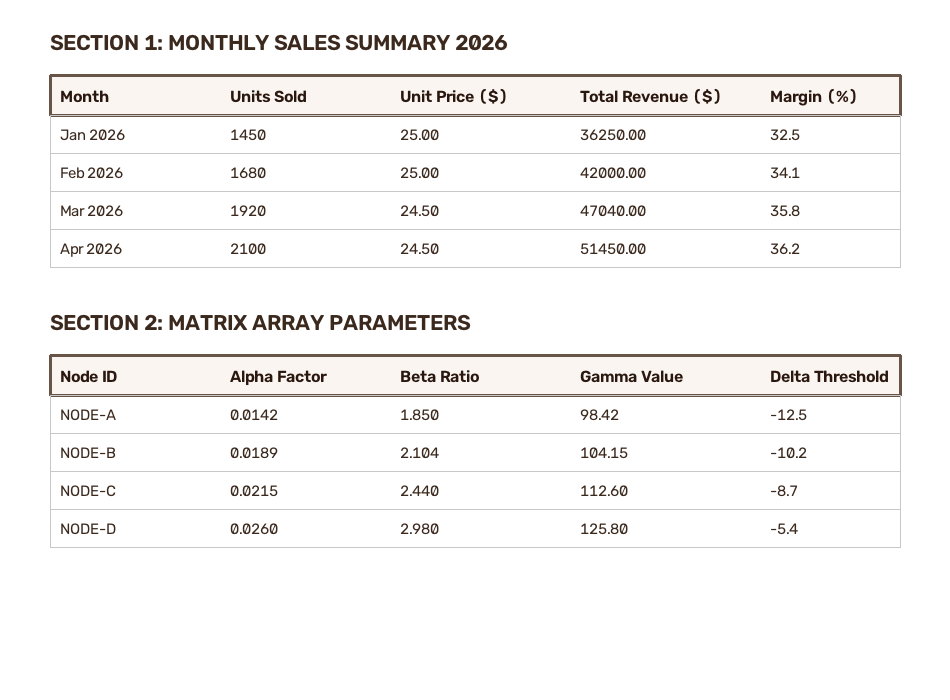
#> input picture sample_images/sample_financial_table.png, 950 x 700 px
$ python -i ocr_engine.py   (imports and definitions only)
#> lines starting #> are read from the running program, lines starting #| are printed output that depends on the picture; after the words box and inside, x2 and y2 are one past the last pixel; in counts of white or black regions, pixels touching at a corner belong together
import re
import cv2
import numpy as np
from typing import List, Dict, Any, Optional, Tuple

# ---------------------------------------------------------------------------
#  MNIST CNN Classifier Integration
#  The CNN runs first on each single-digit cell crop.
#  EasyOCR is used as a fallback when CNN confidence is low.
_CNN_FUNCS = None

# [9 lines left out: function _get_cnn_classifier, not called in this run]

# CNN confidence threshold: above this, accept CNN result immediately.
# Below this, run TTA (test-time augmentation) for a more robust vote.
_CNN_CONFIDENCE_THRESHOLD = 0.55

# Minimum TTA confidence to accept TTA result.
# With 5-crop majority voting, even 0.30 is reliable.
_CNN_TTA_THRESHOLD = 0.30

# Maximum grid dimensions — reject grids larger than this as noise
# (e.g., complex documents with many ruled lines)
_MAX_GRID_ROWS = 20
_MAX_GRID_COLS = 20

_EASYOCR_READER = None

# [81 lines left out: functions get_ocr_reader, clean_and_normalize_ocr_text, not called in this run]


# ---------------------------------------------------------------------------
#  Grid Cell Box Geometry Detection — Line-Based Primary Method
# ---------------------------------------------------------------------------

def _detect_grid_lines(gray: np.ndarray) -> Tuple[List[int], List[int]]:
    """
    Detects horizontal and vertical grid lines using CLAHE contrast enhancement,
    adaptive thresholding, and morphological operations.
    Filters out handwritten text strokes while capturing structural table grid lines.
    """
    h, w = gray.shape

    # CLAHE contrast enhancement + Adaptive Thresholding
    clahe = cv2.createCLAHE(clipLimit=2.5, tileGridSize=(8, 8))
    enhanced = clahe.apply(gray)
    blur = cv2.GaussianBlur(enhanced, (3, 3), 0)
    thresh = cv2.adaptiveThreshold(
        blur, 255, cv2.ADAPTIVE_THRESH_GAUSSIAN_C, cv2.THRESH_BINARY_INV, 15, 4
    )

    # --- Detect horizontal lines ---
    # Kernel wider than tall to isolate horizontal table lines (ignore short handwriting top strokes)
    h_kernel_len = max(w // 15, 30)
    h_kernel = cv2.getStructuringElement(cv2.MORPH_RECT, (h_kernel_len, 1))
    h_lines = cv2.morphologyEx(thresh, cv2.MORPH_OPEN, h_kernel, iterations=1)

    # Find Y positions of horizontal lines by projecting onto Y axis (require >= 20% of width)
    h_proj = np.sum(h_lines, axis=1)
    h_threshold = w * 0.20 * 255
    h_positions = []
    in_line = False
    line_start = 0
    for y_pos in range(len(h_proj)):
        if h_proj[y_pos] > h_threshold:
            if not in_line:
                line_start = y_pos
                in_line = True
        else:
            if in_line:
                h_positions.append((line_start + y_pos) // 2)
                in_line = False
    if in_line:
        h_positions.append((line_start + len(h_proj) - 1) // 2)

    # --- Detect vertical lines ---
    # Kernel taller than wide to isolate structural vertical cell walls (ignore 15-25px digit strokes)
    v_kernel_len = max(h // 5, 25)
    v_kernel = cv2.getStructuringElement(cv2.MORPH_RECT, (1, v_kernel_len))
    v_lines = cv2.morphologyEx(thresh, cv2.MORPH_OPEN, v_kernel, iterations=1)

    # Find X positions by projecting onto X axis (require >= 25% of height)
    v_proj = np.sum(v_lines, axis=0)
    v_threshold = h * 0.25 * 255
    v_positions = []
    in_line = False
    line_start = 0
    for x_pos in range(len(v_proj)):
        if v_proj[x_pos] > v_threshold:
            if not in_line:
                line_start = x_pos
                in_line = True
        else:
            if in_line:
                v_positions.append((line_start + x_pos) // 2)
                in_line = False
    if in_line:
        v_positions.append((line_start + len(v_proj) - 1) // 2)

    # Add image boundary positions (top 2, bottom h-3, left 2, right w-3) if table touches edges
    if h_positions:
        if h_positions[0] > max(15, h * 0.15):
            h_positions.insert(0, 2)
        if (h - 1 - h_positions[-1]) > max(15, h * 0.15):
            h_positions.append(h - 3)
    if v_positions:
        if v_positions[0] > max(15, w * 0.15):
            v_positions.insert(0, 2)
        if (w - 1 - v_positions[-1]) > max(15, w * 0.15):
            v_positions.append(w - 3)

    return sorted(h_positions), sorted(v_positions)


def _grid_from_lines(h_lines: List[int], v_lines: List[int],
                     img_h: int, img_w: int) -> List[List[Dict[str, Any]]]:
    """
    Constructs a 2D grid of cell bounding boxes from detected grid line positions.
    Each cell is the rectangle between consecutive horizontal and vertical lines.
    """
    if len(h_lines) < 2 or len(v_lines) < 2:
        return []

    # Filter out duplicate/too-close lines
    def dedupe_lines(lines, min_gap):
        if not lines:
            return []
        result = [lines[0]]
        for ln in lines[1:]:
            if ln - result[-1] >= min_gap:
                result.append(ln)
        return result

    h_lines = dedupe_lines(h_lines, max(12, img_h // 20))
    v_lines = dedupe_lines(v_lines, max(12, img_w // 30))

    if len(h_lines) < 2 or len(v_lines) < 2:
        return []

    grid_matrix = []
    for r in range(len(h_lines) - 1):
        row_boxes = []
        y1 = h_lines[r]
        y2 = h_lines[r + 1]
        for c in range(len(v_lines) - 1):
            x1 = v_lines[c]
            x2 = v_lines[c + 1]
            row_boxes.append({
                "x": x1, "y": y1,
                "w": x2 - x1, "h": y2 - y1
            })
        grid_matrix.append(row_boxes)

    return grid_matrix


def detect_grid_cell_boxes(img: np.ndarray) -> List[List[Dict[str, Any]]]:
    """
    Detects individual grid cell bounding boxes in the image.

    Strategy (two-tier):
      1. PRIMARY  — Line-based detection using CLAHE + adaptive thresholding.
                    Detects horizontal/vertical grid lines and constructs cells
                    from their intersections. Far more reliable for explicit grids.
      2. FALLBACK — Contour-based detection with adaptive size filtering and
                    IoU-based child suppression. Used when line detection fails.

    Returns a 2D matrix of row-sorted cell box rectangles: [[box1, box2, ...], [row2...]].
    Each box is a dict: {'x': x, 'y': y, 'w': w, 'h': h}.
    """
    h, w = img.shape[:2]
    gray = cv2.cvtColor(img, cv2.COLOR_BGR2GRAY) if len(img.shape) == 3 else img

    # ---------------------------------------------------------------
    # Tier 1: Line-based grid detection (primary, most reliable)
    # ---------------------------------------------------------------
    h_lines, v_lines = _detect_grid_lines(gray)

    if len(h_lines) >= 2 and len(v_lines) >= 2:
        grid_matrix = _grid_from_lines(h_lines, v_lines, h, w)
        if grid_matrix and len(grid_matrix) >= 2 and len(grid_matrix[0]) >= 2:
            n_rows = len(grid_matrix)
            n_cols = len(grid_matrix[0])
            # Reject absurdly large grids (complex documents with many lines)
            if n_rows > _MAX_GRID_ROWS or n_cols > _MAX_GRID_COLS:
                print(f"[Grid Detector] Line-based grid too large ({n_rows}x{n_cols}) — treating as complex document")
            else:
                total_cells = sum(len(r) for r in grid_matrix)
                print(f"[Grid Detector] Line-based: {n_rows} rows x {n_cols} cols ({total_cells} cells)")
                return grid_matrix

    # ---------------------------------------------------------------
    # Tier 2: Contour-based grid detection (fallback)
    # ---------------------------------------------------------------
    clahe = cv2.createCLAHE(clipLimit=2.0, tileGridSize=(8, 8))
    enhanced = clahe.apply(gray)
    thresh = cv2.adaptiveThreshold(enhanced, 255, cv2.ADAPTIVE_THRESH_GAUSSIAN_C, cv2.THRESH_BINARY_INV, 15, 4)
    contours, _ = cv2.findContours(thresh, cv2.RETR_TREE, cv2.CHAIN_APPROX_SIMPLE)

    boxes = []
    for c in contours:
        x, y, bw, bh = cv2.boundingRect(c)
        area = bw * bh
        # Ensure contour looks like a cell box quadrilateral rather than ink stroke
        peri = cv2.arcLength(c, True)
        approx = cv2.approxPolyDP(c, 0.04 * peri, True)
        if bw > 15 and bh > 15 and area > 250 and len(approx) <= 8:
            boxes.append((x, y, bw, bh))

    if len(boxes) < 4:
        return []

    # Adaptive size filtering: compute median area and reject outliers
    areas = [b[2] * b[3] for b in boxes]
    median_area = float(np.median(areas))
    # Keep boxes within 30%–300% of median area
    filtered_boxes = [
        b for b in boxes
        if 0.30 * median_area <= b[2] * b[3] <= 3.0 * median_area
    ]

    if len(filtered_boxes) < 4:
        filtered_boxes = boxes  # fallback to unfiltered

    # IoU-based child-contour suppression (replaces simple center containment)
    clean_boxes = []
    filtered_boxes.sort(key=lambda b: b[2] * b[3], reverse=True)

    for b in filtered_boxes:
        bx, by, bw, bh = b
        is_child = False
        for cb in clean_boxes:
            cx, cy, cw, ch = cb
            # Compute IoU
            ix1 = max(bx, cx)
            iy1 = max(by, cy)
            ix2 = min(bx + bw, cx + cw)
            iy2 = min(by + bh, cy + ch)

            if ix1 < ix2 and iy1 < iy2:
                intersection = (ix2 - ix1) * (iy2 - iy1)
                smaller_area = min(bw * bh, cw * ch)
                # If overlap > 60% of the smaller box, it's a child
                if intersection > 0.6 * smaller_area:
                    is_child = True
                    break
        if not is_child:
            clean_boxes.append(b)

    if len(clean_boxes) < 4:
        return []

    # Sort boxes top-to-bottom
    clean_boxes.sort(key=lambda b: b[1])

    # Group into rows by Y coordinate
    rows = []
    for b in clean_boxes:
        bx, by, bw, bh = b
        bcy = by + bh / 2.0
        matched_row = False
        for row in rows:
            avg_y = sum(item[1] + item[3]/2.0 for item in row) / len(row)
            if abs(bcy - avg_y) < (bh * 0.55):
                row.append(b)
                matched_row = True
                break
        if not matched_row:
            rows.append([b])

    # Sort rows top-to-bottom, cells in each row left-to-right
    rows.sort(key=lambda r: sum(b[1] for b in r) / len(r))

    # --- Gap-fill: ensure all rows have the same column count ---
    row_lengths = [len(r) for r in rows]
    if row_lengths:
        # Use the mode (most common) row length as target column count
        from collections import Counter
        target_cols = Counter(row_lengths).most_common(1)[0][0]

        for r_idx, r in enumerate(rows):
            r.sort(key=lambda b: b[0])

            while len(r) < target_cols and len(r) >= 2:
                # Find the largest gap between consecutive boxes
                gaps = []
                for i in range(len(r) - 1):
                    gap_start = r[i][0] + r[i][2]  # right edge of box i
                    gap_end = r[i + 1][0]           # left edge of box i+1
                    gap_width = gap_end - gap_start
                    gaps.append((gap_width, i))

                if not gaps:
                    break

                avg_box_w = sum(b[2] for b in r) / len(r)
                avg_box_h = sum(b[3] for b in r) / len(r)

                max_gap, gap_idx = max(gaps, key=lambda g: g[0])

                # Only fill if gap is large enough to fit a box
                if max_gap > avg_box_w * 0.5:
                    # Interpolate a new box in the gap
                    new_x = r[gap_idx][0] + r[gap_idx][2] + int((max_gap - avg_box_w) / 2)
                    new_y = int(sum(b[1] for b in r) / len(r))
                    new_box = (new_x, new_y, int(avg_box_w), int(avg_box_h))
                    r.insert(gap_idx + 1, new_box)
                    r.sort(key=lambda b: b[0])
                else:
                    break

    grid_matrix = []
    for r in rows:
        r.sort(key=lambda b: b[0])
        grid_matrix.append([{"x": b[0], "y": b[1], "w": b[2], "h": b[3]} for b in r])

    # Filter out any empty rows
    grid_matrix = [r for r in grid_matrix if len(r) > 0]
    if not grid_matrix:
        return []

    total_cells = sum(len(r) for r in grid_matrix)
    n_rows = len(grid_matrix)
    n_cols = len(grid_matrix[0]) if grid_matrix else 0

    # Reject absurdly large grids (complex documents with many contours)
    if n_rows > _MAX_GRID_ROWS or n_cols > _MAX_GRID_COLS:
        print(f"[Grid Detector] Contour-based grid too large ({n_rows}x{n_cols}) — treating as complex document")
        return []

    print(f"[Grid Detector] Contour-based: {n_rows} rows x {n_cols} cols ({total_cells} cells)")
    return grid_matrix


# ---------------------------------------------------------------------------
#  Single-Cell Crop OCR Processing
# ---------------------------------------------------------------------------

# [310 lines left out: functions _ocr_single_cell_crop, _ocr_row_strip, run_ocr_on_image, not called in this run]

>>> import cv2
>>> picture = cv2.imread('../sample_images/sample_financial_table.png')
#> picture is the input picture: shape (700, 950, 3); mean B, G, R 244.4, 245.3, 246.5
>>> result = detect_grid_cell_boxes(picture)
#> in _detect_grid_lines, `thresh = cv2.adaptiveThreshold( blur, 255, cv2.ADAPTIVE_THRESH_GAUSSIA..`:
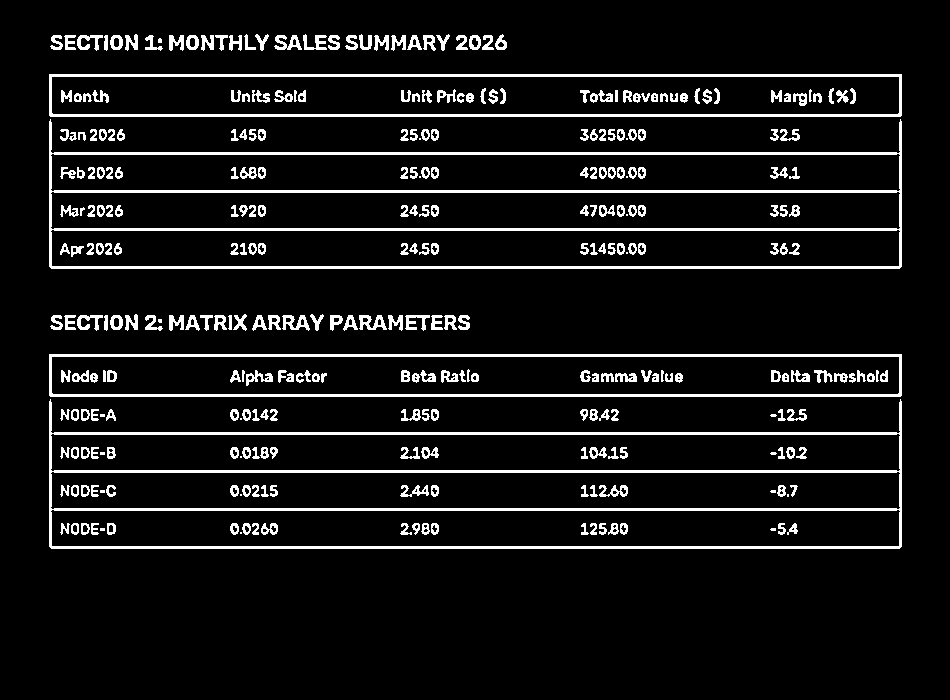
#> thresh: shape (700, 950); 8.4% white; 325 white regions (21 under 20 px), largest, box (x1, y1, x2, y2) and area: (49, 399, 902, 549) 11012, (49, 119, 902, 269) 11011, (49, 74, 902, 117) 5340
#> in _detect_grid_lines, `h_lines = cv2.morphologyEx(thresh, cv2.MORPH_OPEN, h_kernel, iteration..`:
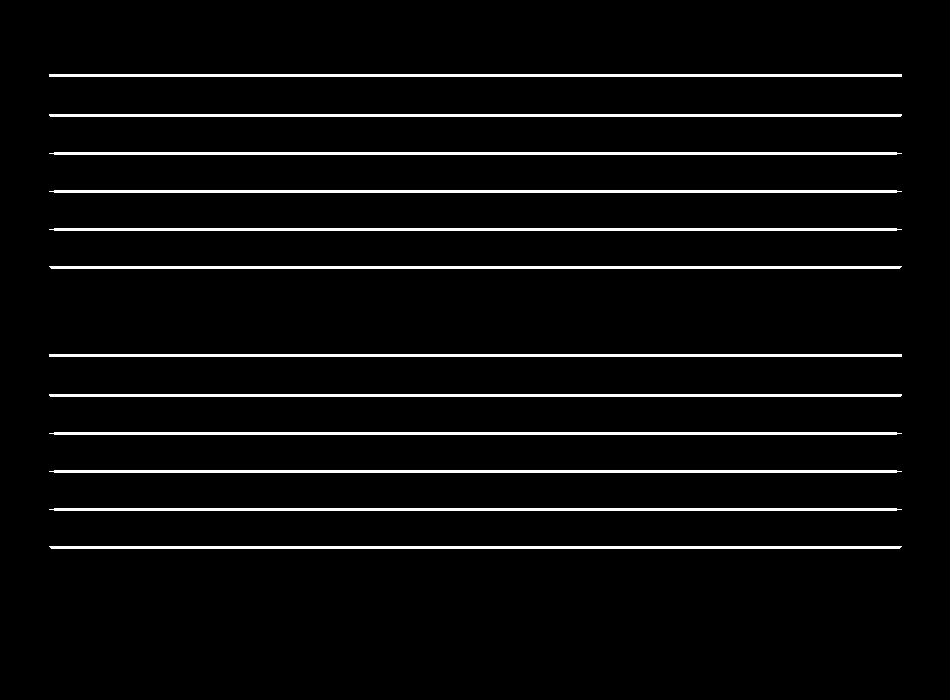
#> h_lines: shape (700, 950); 4.6% white; 12 white regions, largest, box (x1, y1, x2, y2) and area: (49, 74, 902, 77) 2559, (49, 354, 902, 357) 2559, (49, 114, 902, 117) 2557
#> in _detect_grid_lines, `h_proj = np.sum(h_lines, axis=1)`: h_proj = 700 values, max 217515 at index 74, min 0 at index 0, mean 11136.9
#> the loop in _detect_grid_lines, `for y_pos in range(len(h_proj)):` made 700 passes
#> in_line on passes 75, 78, 115, 118: True, False, True, False
#> after the loop in _detect_grid_lines, `for y_pos in range(len(h_proj)):`: h_positions = [75, 115, 153, 191, 229, 267, 355, 395, 433, 471, 509, 547]; in_line = False; line_start = 546
#> in _detect_grid_lines, `v_lines = cv2.morphologyEx(thresh, cv2.MORPH_OPEN, v_kernel, iteration..`:
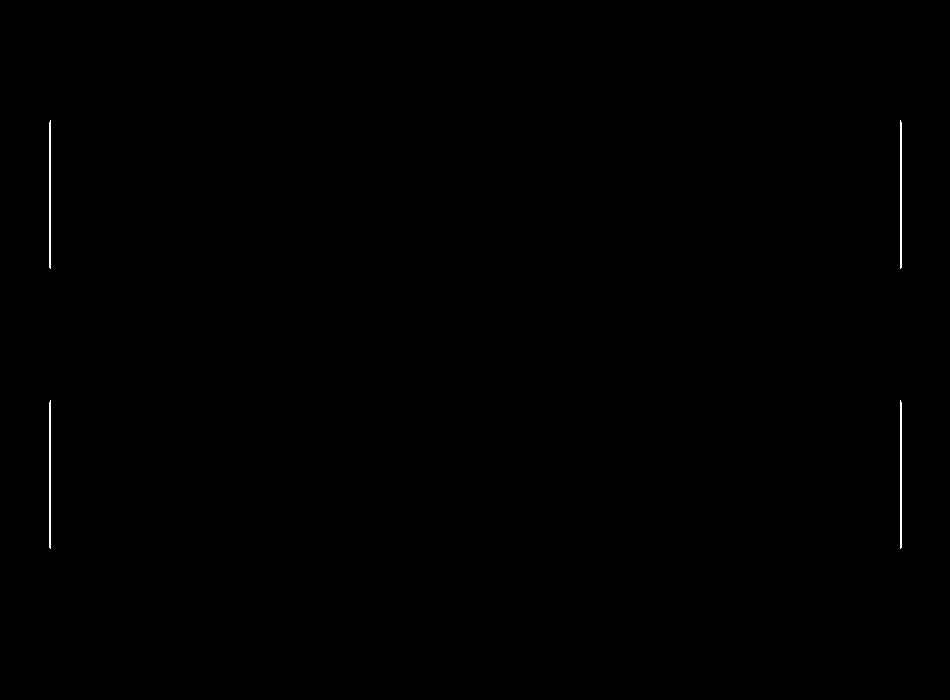
#> v_lines: shape (700, 950); 0.18% white in thin lines or dots, all inside (x1, y1, x2, y2) = (49, 120, 902, 549)
#> in _detect_grid_lines, `v_proj = np.sum(v_lines, axis=0)`: v_proj = 950 values, max 75990 at index 50, min 0 at index 0, mean 316.7
#> the loop in _detect_grid_lines, `for x_pos in range(len(v_proj)):` made 950 passes
#> (line_start, in_line) on passes 50, 901: (49, True), (900, True)
#> after the loop in _detect_grid_lines, `for x_pos in range(len(v_proj)):`: in_line = False; line_start = 900; v_positions = [50, 901]
#> in detect_grid_cell_boxes, `h_lines, v_lines = _detect_grid_lines(gray)`: h_lines = [75, 115, 153, 191, 229, 267, 355, 395, 433, 471, 509, 547, 697]; v_lines = [50, 901]
#> in dedupe_lines, `result = [lines[0]]`: result = [75]
#> the loop in dedupe_lines, `for ln in lines[1:]:` made 12 passes
#> ln on passes 1 to 4: 115, 153, 191, 229
#> after the loop in dedupe_lines, `for ln in lines[1:]:`: result has the same summary as h_lines in detect_grid_cell_boxes
#> the loop in dedupe_lines (call 2), `for ln in lines[1:]:` made 1 pass
#> ln on pass 1: 901
#> in _grid_from_lines, `v_lines = dedupe_lines(v_lines, max(12, img_w // 30))`: v_lines = [50, 901]
#> the loop in _grid_from_lines, `for r in range(len(h_lines) - 1):` made 12 passes
#> (y1, y2) on passes 1 to 4: (75, 115), (115, 153), (153, 191), (191, 229)
#> after the loop in _grid_from_lines, `for r in range(len(h_lines) - 1):`: grid_matrix = 12 items
#> in detect_grid_cell_boxes, `thresh = cv2.adaptiveThreshold(enhanced, 255, cv2.ADAPTIVE_THRESH_GAUS..`:
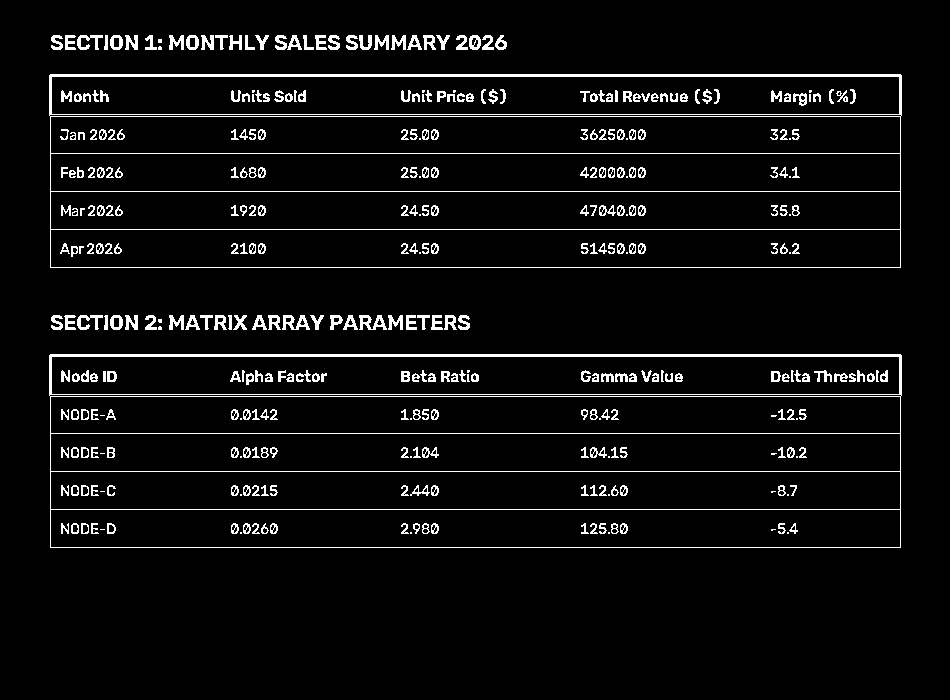
#> thresh: shape (700, 950); 5.4% white in thin lines or dots, all inside (x1, y1, x2, y2) = (49, 35, 902, 548)
#> in detect_grid_cell_boxes, `contours, _ = cv2.findContours(thresh, cv2.RETR_TREE, cv2.CHAIN_APPROX..`: contours = 630 contours, 247 with area under 20; largest, box (x1, y1, x2, y2) and area: (49, 354, 902, 548) 164132, (49, 74, 902, 268) 164132, (50, 509, 901, 548) 32298, (50, 471, 901, 510) 32298, (50, 433, 901, 472) 32298
#> the loop in detect_grid_cell_boxes, `for c in contours:` made 630 passes
#> (x, y, bw, bh, area, peri) on passes 9 to 11: (789, 523, 9, 11, 99, 30.73), (791, 525, 5, 6, 30, 14.49), (778, 523, 8, 11, 88, 51.21)
#> after the loop in detect_grid_cell_boxes, `for c in contours:`: boxes = [(49, 354, 853, 194), (50, 509, 851, 39), (50, 471, 851, 39), (50, 433, 851, 39), (50, 396, 851, 38), (51, 356, 849, 39), (49, 74, 853, 194), (50, 229, 851, 39), (50, 191, 851, 39), (50, 153, 851, 39), (50, 116, 851, 38), (51, 76, 849, 39)]
#> in detect_grid_cell_boxes, `areas = [b[2] * b[3] for b in boxes]`: areas = [165482, 33189, 33189, 33189, 32338, 33111, 165482, 33189, 33189, 33189, 32338, 33111]
#> in detect_grid_cell_boxes, `median_area = float(np.median(areas))`: median_area = 33189
#> in detect_grid_cell_boxes, `filtered_boxes = [ b for b in boxes if 0.30 * median_area <= b[2] * b[..`: filtered_boxes = [(50, 509, 851, 39), (50, 471, 851, 39), (50, 433, 851, 39), (50, 396, 851, 38), (51, 356, 849, 39), (50, 229, 851, 39), (50, 191, 851, 39), (50, 153, 851, 39), (50, 116, 851, 38), (51, 76, 849, 39)]
#> the loop in detect_grid_cell_boxes, `for b in filtered_boxes:` made 10 passes
#> after the loop in detect_grid_cell_boxes, `for b in filtered_boxes:`: clean_boxes = [(50, 509, 851, 39), (50, 471, 851, 39), (50, 433, 851, 39), (50, 229, 851, 39), (50, 191, 851, 39), (50, 153, 851, 39), (51, 356, 849, 39), (51, 76, 849, 39), (50, 396, 851, 38), (50, 116, 851, 38)]
#> the loop in detect_grid_cell_boxes, `for b in clean_boxes:` made 10 passes
#> (bx, by, bw, bh, bcy) on passes 1 to 4: (51, 76, 849, 39, 95.5), (50, 116, 851, 38, 135), (50, 153, 851, 39, 172.5), (50, 191, 851, 39, 210.5)
#> after the loop in detect_grid_cell_boxes, `for b in clean_boxes:`: row = [(50, 471, 851, 39)]; rows = [[(51, 76, 849, 39)], [(50, 116, 851, 38)], [(50, 153, 851, 39)], [(50, 191, 851, 39)], [(50, 229, 851, 39)], [(51, 356, 849, 39)], [(50, 396, 851, 38)], [(50, 433, 851, 39)], [(50, 471, 851, 39)], [(50, 509, 851, 39)]]
#> in detect_grid_cell_boxes, `row_lengths = [len(r) for r in rows]`: row_lengths = [1, 1, 1, 1, 1, 1, 1, 1, 1, 1]
#> in detect_grid_cell_boxes, `target_cols = Counter(row_lengths).most_common(1)[0][0]`: target_cols = 1
#> the loop in detect_grid_cell_boxes, `for r_idx, r in enumerate(rows):` made 10 passes
#> the loop in detect_grid_cell_boxes, `for r in rows:` made 10 passes
#> after the loop in detect_grid_cell_boxes, `for r in rows:`: grid_matrix = 10 items
#> in detect_grid_cell_boxes, `total_cells = sum(len(r) for r in grid_matrix)`: total_cells = 10
#> in detect_grid_cell_boxes, `n_cols = len(grid_matrix[0]) if grid_matrix else 0`: n_cols = 1
#| [Grid Detector] Contour-based: 10 rows x 1 cols (10 cells)
#> result = 10 items
